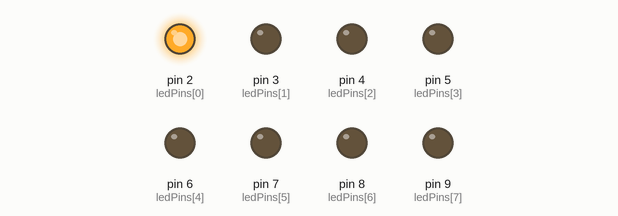
The sketch below on a simulated Arduino Uno, built with avr-gcc and run on an emulated ATmega328P. Parts: output pins drawn as LEDs (lit = HIGH). Random numbers use the default seed unless the sketch sets one.

Above: at 0.05 s.
At 0.55 s:
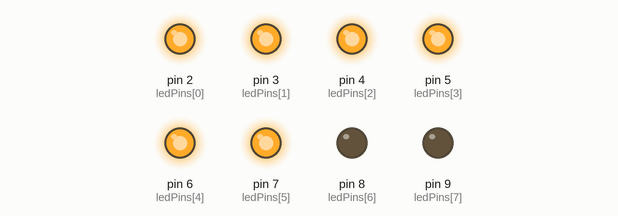
At 0.85 s:
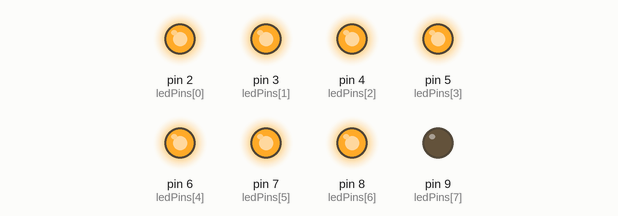
At 1.75 s:
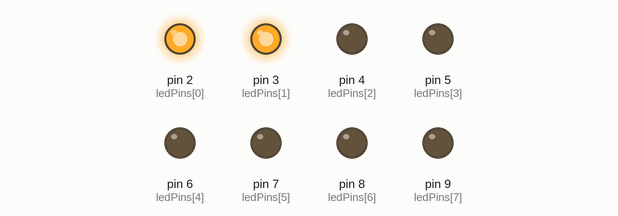
At 2.65 s:
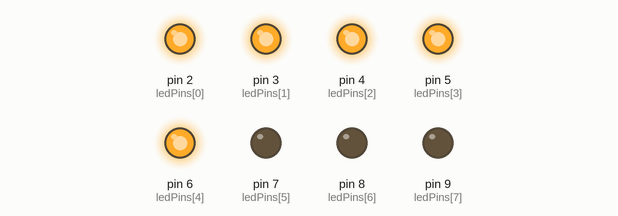
At 3.55 s:
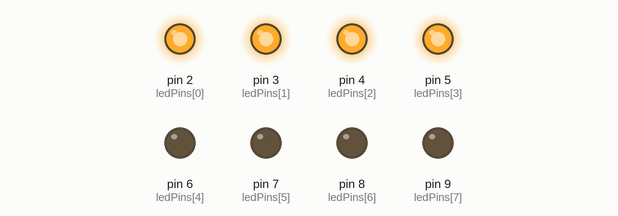
Timing chart, 0 to 3.9 s (numbered marks = the images above):
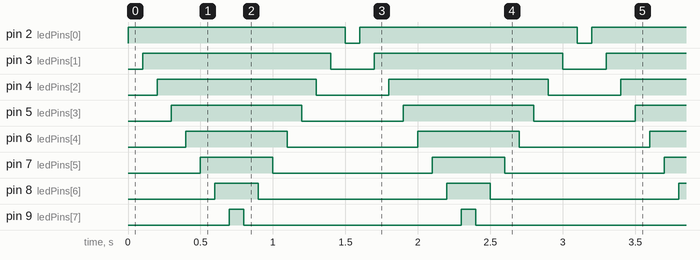

Measured:
- by itself, pin 2 (ledPins[0]): alternates HIGH for 1.5 s and LOW for 0.10 s
- by itself, pin 3 (ledPins[1]): alternates HIGH for 1.3 s and LOW for 0.30 s
- by itself, pin 4 (ledPins[2]): alternates HIGH for 1.1 s and LOW for 0.50 s
- by itself, pin 5 (ledPins[3]): alternates HIGH for 0.90 s and LOW for 0.70 s
- by itself, pin 6 (ledPins[4]): alternates HIGH for 0.70 s and LOW for 0.90 s
- by itself, pin 7 (ledPins[5]): alternates HIGH for 0.50 s and LOW for 1.1 s
- by itself, pin 8 (ledPins[6]): alternates HIGH for 0.30 s and LOW for 1.3 s
- by itself, pin 9 (ledPins[7]): alternates HIGH for 0.10 s and LOW for 1.5 s

The sketch:

Multiple_LEds_4_.ino
```cpp
int ledPins[] = {2,3,4,5,6,7,8,9};   // Use of an array to define  multiple led pins consisting of pins 2,3,4,5,6,7,8,9,

void setup() //Initalize
{
  // setup all 8 pins as OUTPUT - notice that the list is "indexed" with a base of 0.
  pinMode(ledPins[0],OUTPUT);  // ledPins[0] = 2 Initialize as an output
  pinMode(ledPins[1],OUTPUT);  // ledPins[1] = 3  Initialize as an output
  pinMode(ledPins[2],OUTPUT);  // ledPins[2] = 4 Initialize as an output
  pinMode(ledPins[3],OUTPUT);  // ledPins[3] = 5 Initialize as an output
  pinMode(ledPins[4],OUTPUT);  // ledPins[4] = 6 Initialize as an output
  pinMode(ledPins[5],OUTPUT);  // ledPins[5] = 7 Initialize as an output
  pinMode(ledPins[6],OUTPUT);  // ledPins[6] = 8 Initialize as an output
  pinMode(ledPins[7],OUTPUT);  // ledPins[7] = 9 Initialize as an output
}

void loop()
{

  // This loop() calls functions that we've written further below.
  // We've disabled some of these by commenting them out (putting
  // "//" in front of them). To try different LED displays, remove
  // the "//" in front of the ones you'd like to run, and add "//"
  // in front of those you don't to comment out (and disable) those
  // lines.

  oneAfterAnother();  // Light up all the LEDs in turn

  //oneOnAtATime();         // Turn on one LED at a time

  //pingPong();             // Same as oneOnAtATime() but change direction once LED reaches edge

  //marquee();              // Chase lights like you see on theater signs

  //randomLED();            // Blink LEDs randomly
}


/******************************************************************
 * oneAfterAnother()
 *
 * This function turns all the LEDs on, pauses, and then turns all
 * the LEDS off. The function takes advantage of for() loops and
 * the array to do this with minimal typing.
/*****************************************************************/
void oneAfterAnother()
{
  int index;
  int delayTime = 100; // milliseconds to pause between LEDs
                       // make this smaller for faster switching

  // Turn all the LEDs on:
  for(index = 0; index <= 7; index = ++index)  // step through index from 0 to 7
  {
    digitalWrite(ledPins[index], HIGH);
    delay(delayTime);
  }

  // Turn all the LEDs off:
  for(index = 7; index >= 0; index = --index)  // step through index from 7 to 0
  {
    digitalWrite(ledPins[index], LOW);
    delay(delayTime);
  }
}

/*****************************************************************
 * oneOnAtATime()
 *
 * This function will step through the LEDs, lighting only one at
 * a time. It turns each LED ON and then OFF before going to the
 * next LED.
/****************************************************************/

void oneOnAtATime()
{
  int index;
  int delayTime = 100; // milliseconds to pause between LEDs
                       // make this smaller for faster switching

  for(index = 0; index <= 7; index = ++index)   // step through the LEDs, from 0 to 7
  {
    digitalWrite(ledPins[index], HIGH);  // turn LED on
    delay(delayTime);                    // pause to slow down
    digitalWrite(ledPins[index], LOW);   // turn LED off
  }
}

/*****************************************************************
 * pingPong()
 *
 * This function will step through the LEDs, lighting one at at
 * time in both directions. There is no delay between the LED off
 * and turning on the next LED. This creates a smooth pattern for
 * the LED pattern.
/****************************************************************/
void pingPong()
{
  int index;
  int delayTime = 100; // milliseconds to pause between LEDs

  for(index = 0; index <= 7; index = ++index)   // step through the LEDs, from 0 to 7
  {
    digitalWrite(ledPins[index], HIGH);  // turn LED on
    delay(delayTime);                    // pause to slow down
    digitalWrite(ledPins[index], LOW);   // turn LED off
  }

  for(index = 7; index >= 0; index = --index)   // step through the LEDs, from 7 to 0
  {
    digitalWrite(ledPins[index], HIGH);  // turn LED on
    delay(delayTime);                    // pause to slow down
    digitalWrite(ledPins[index], LOW);   // turn LED off
  }
}

/*****************************************************************

void marquee()
{
  int index;
  int delayTime = 200; // milliseconds to pause between LEDs

  // Step through the first four LEDs
  // (We'll light up one in the lower 4 and one in the upper 4)

  for(index = 0; index <= 3; index++) // Step from 0 to 3
  {
    digitalWrite(ledPins[index], HIGH);    // Turn a LED on
    digitalWrite(ledPins[index+4], HIGH);  // Skip four, and turn that LED on
    delay(delayTime);                      // Pause to slow down the sequence
    digitalWrite(ledPins[index], LOW);     // Turn the LED off
    digitalWrite(ledPins[index+4], LOW);   // Skip four, and turn that LED off
  }
}

/*****************************************************************
 * randomLED()
 *
 * This function will turn on random LEDs. Can you modify it so it
 * also lights them for random times?
/****************************************************************/
void randomLED()
{
  int index;
  int delayTime;

  index = random(8);  // pick a random number between 0 and 7
  delayTime = 100;

  digitalWrite(ledPins[index], HIGH);  // turn LED on
  delay(delayTime);                    // pause to slow down
  digitalWrite(ledPins[index], LOW);   // turn LED off
}
```
